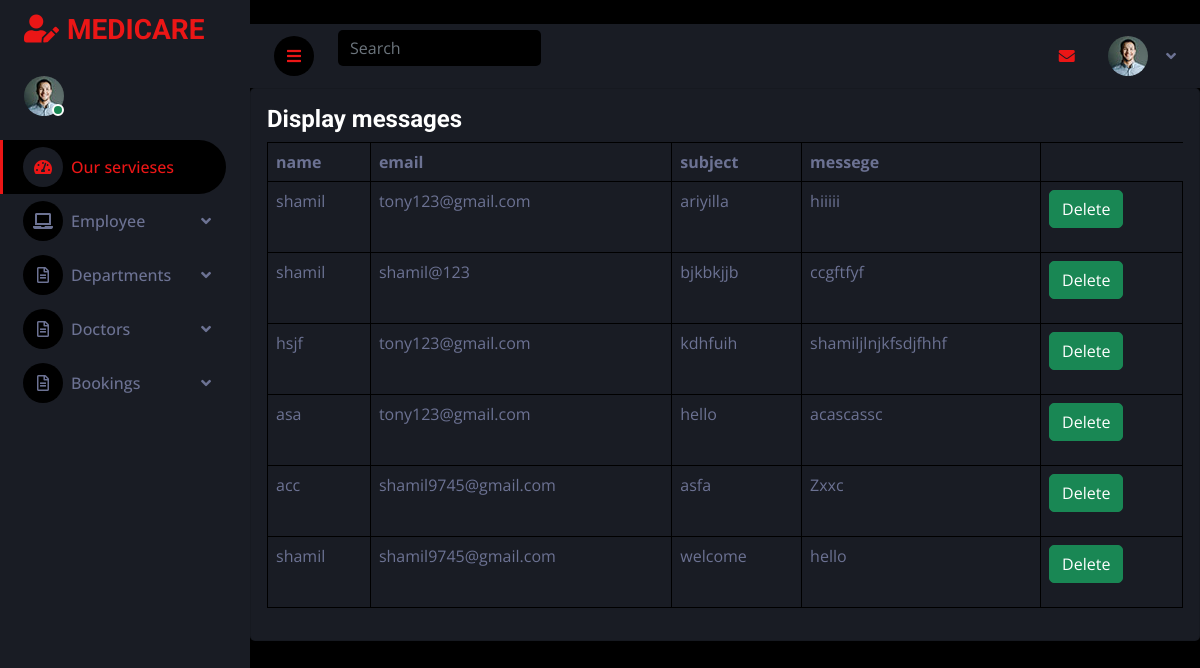
/backend/displaymsg/, run on the app's committed database.
### backend/models.py (models this page shows)
class contactusdb(models.Model):
    NAME = models.CharField(max_length=50, null=True, blank=True)
    EMAIL = models.EmailField(null=True, blank=True)
    SUBJECT = models.CharField(max_length=100, blank=True, null=True)
    MESSAGE = models.CharField(max_length=500, null=True, blank=True)

### backend/views.py (the view)
# urls.py: path('displaymsg/', views.displaymsg, name="displaymsg"),
def displaymsg(request):
    data = contactusdb.objects.all()
    return render(request, "contactme.html", {'data': data})

### backend/templates/contactme.html (shortened to what this page needs)
{% extends 'index.html' %}
{% block content %}
<html lang="en">
<head>
</head>
<body>
<div class="card" style="background-color:#191c24">
    <div class="card-body">
        <h4 class="card-title">Display messages</h4>
<div class="table-responsive">
                      <table class="table table-bordered">
                        <thead>
                          <tr>
                            <th> name </th>
                            <th> email </th>
                            <th> subject </th>
                            <th> messege</th>
                          </tr>
                        </thead>
                        <tbody>
                        {% for d in data %}
                        <tr >
                            <td>{{ d.NAME}}</td>
                            <td>{{ d.EMAIL}}</td>
                            <td>{{ d.SUBJECT}}</td>
                            <td>{{ d.MESSAGE}}</td>
                            <td>
                                <form action="{% url 'Deletemsg' dataid=d.id %}">
                                    <button type="submit" class="btn btn-success">Delete</button>
                                </form>
                            </td>
                         </tr>
                        {% endfor %}
                        </tbody>
                      </table>
                    </div>
        </body>
</html>
{% endblock %}

### backend/static/css/style.css (style rules this page uses)
:root { --primary: #EB1616; --secondary: #191C24; --light: #6C7293; --dark: #000000; }
.btn { transition: .5s; }

### data on the page
contactusdb: NAME "shamil", EMAIL "tony123@gmail.com", SUBJECT "ariyilla", MESSAGE "hiiiii"
contactusdb: NAME "shamil", EMAIL "shamil@123", SUBJECT "bjkbkjjb", MESSAGE "ccgftfyf"
contactusdb: NAME "hsjf", EMAIL "tony123@gmail.com", SUBJECT "kdhfuih", MESSAGE "shamiljlnjkfsdjfhhf"
contactusdb: NAME "asa", EMAIL "tony123@gmail.com", SUBJECT "hello", MESSAGE "acascassc"
contactusdb: NAME "acc", EMAIL "shamil9745@gmail.com", SUBJECT "asfa", MESSAGE "Zxxc"
contactusdb: NAME "shamil", EMAIL "shamil9745@gmail.com", SUBJECT "welcome", MESSAGE "hello"
